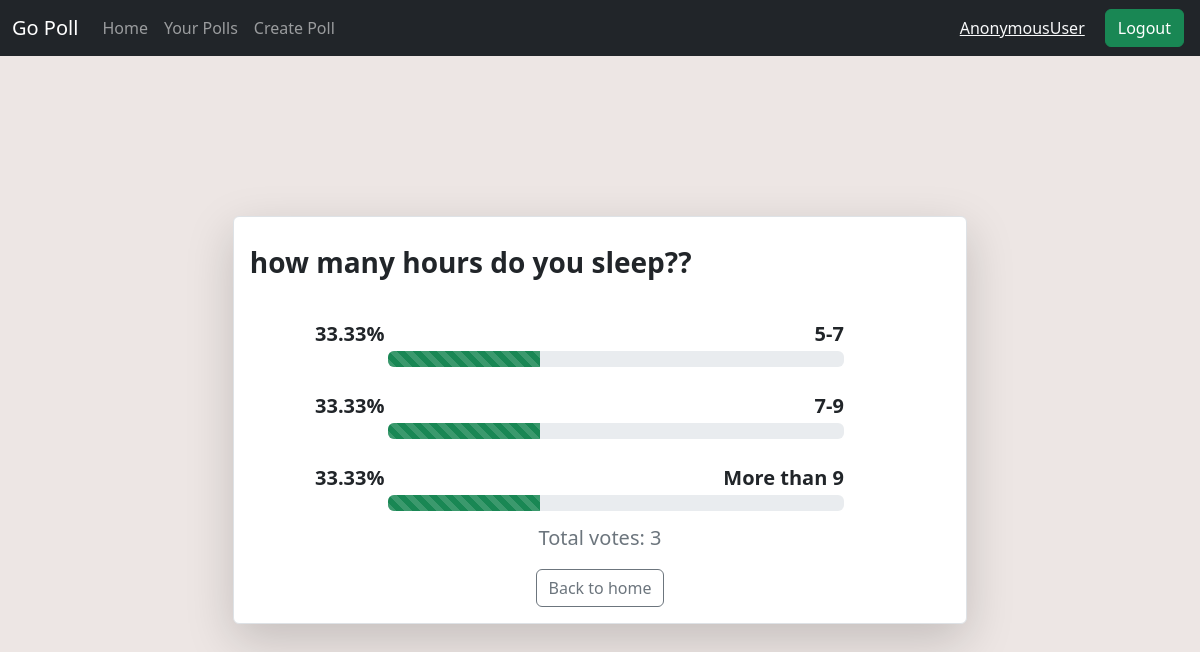
Page /result/5 on the committed database.
### home/models.py (models this page shows, shortened)
class Poll(models.Model):
    question=models.TextField()
    option_one=models.CharField(max_length=20)
    option_two=models.CharField(max_length=20)
    option_three=models.CharField(max_length=20)
    option_one_count=models.IntegerField(default=0)
    option_two_count=models.IntegerField(default=0)
    option_three_count=models.IntegerField(default=0)
    deadline=models.DateField(default=datetime.now().today())
    created_by=models.CharField(max_length=20,default="user")

### home/views.py (the view)
# urls.py: path("result/<poll_id>",views.result,name="result"),
def result(request,poll_id):
    poll=Poll.objects.get(id=poll_id)
    total_poll_count=poll.option_one_count+poll.option_two_count+poll.option_three_count
    if total_poll_count==0:
        option_one_percent=0
        option_two_percent=0
        option_three_percent=0
    else:
        option_one_percent=poll.option_one_count/total_poll_count*100
        option_two_percent=poll.option_two_count/total_poll_count*100
        option_three_percent=poll.option_three_count/total_poll_count*100
    template = loader.get_template('result.html')
    context={
            'poll':poll,
            'option_one_percent':option_one_percent,
            'option_two_percent':option_two_percent,
            'option_three_percent':option_three_percent,
            'total_poll_count':total_poll_count
    }
    return HttpResponse(template.render(context, request))

### templates/result.html
{% extends 'base.html' %}
{% block body %}
<div class="container d-flex align-items-center justify-content-center" style="height:91vh;background-color:#ede6e4;">
    <div class=" border rounded shadow-lg" style="width:90%;background-color:white" >
        <p class="my-4 mx-3 fs-3 fw-bold">{{poll.question}}?</p>
        <div class="d-flex align-items-center justify-content-center flex-column ">
            <div class="p-2 my-1 d-flex align-items-start justify-content-start" style="width:80%">
                <span style="width:10%;text-align: center;" class="fw-bold fs-5 me-3">{{option_one_percent|floatformat:2}}%</span>
                <div class="d-flex align-items-center justify-content-center flex-column" style="width:80%">
                    <p class="text-end fw-semibold fs-5" style="width:100%;margin-bottom: 2px;">{{poll.option_one}}</p>
                    <div class="progress" style="width:100%">
                        <div class="progress-bar progress-bar-striped bg-success" role="progressbar" aria-label="Default striped example" style="width: {{option_one_percent}}%" aria-valuenow="{{option_one_percent}}" aria-valuemin="0" aria-valuemax="100"></div>
                      </div>
                </div>
            </div>
            <div class="p-2 my-1 d-flex align-items-start justify-content-start" style="width:80%">
                <span style="width:10%;text-align: center;" class="fw-bold fs-5 me-3">{{option_two_percent|floatformat:2}}%</span>
                <div class="d-flex align-items-center justify-content-center flex-column" style="width:80%">
                    <p class="text-end fw-semibold fs-5" style="width:100%;margin-bottom: 2px;">{{poll.option_two}}</p>
                    <div class="progress" style="width:100%">
                        <div class="progress-bar progress-bar-striped bg-success" role="progressbar" aria-label="Default striped example" style="width: {{option_two_percent}}%" aria-valuenow="{{option_two_percent}}" aria-valuemin="0" aria-valuemax="100"></div>
                      </div>
                </div>
            </div>
            <div class="p-2 my-1 d-flex align-items-start justify-content-start" style="width:80%">
                <span style="width:10%;text-align: center;" class="fw-bold fs-5 me-3">{{option_three_percent|floatformat:2}}%</span>
                <div class="d-flex align-items-center justify-content-center flex-column" style="width:80%">
                    <p class="text-end fw-semibold fs-5" style="width:100%;margin-bottom: 2px;">{{poll.option_three}}</p>
                    <div class="progress" style="width:100%">
                        <div class="progress-bar progress-bar-striped bg-success" role="progressbar" aria-label="Default striped example" style="width: {{option_three_percent}}%" aria-valuenow="{{option_three_percent}}" aria-valuemin="0" aria-valuemax="100"></div>
                      </div>
                </div>
            </div>
        </div>
        <p class="text-secondary text-center fs-5">Total votes: {{total_poll_count}}</p>
        <div class="d-flex align-items-center justify-content-center my-3">
            <a href="/"><button type="button" class="btn btn-outline-secondary">Back to home</button></a>
        </div>
    </div>
</div>
{% endblock body %}

### static/style.css (style rules this page uses)
body { background-color: #ede6e4; }
@media screen and (min-width:920px) { .container { max-width: 70%; } }

### rows in the picture
Poll: question "how many hours do you sleep?", option_one "5-7", option_two "7-9", option_three "More than 9"

### other values in the picture
{{ request.user }} "AnonymousUser"
{{ option_one_percent|floatformat:2 }} "33.33"
{{ option_two_percent|floatformat:2 }} "33.33"
{{ option_three_percent|floatformat:2 }} "33.33"
{{ total_poll_count }} "3"
